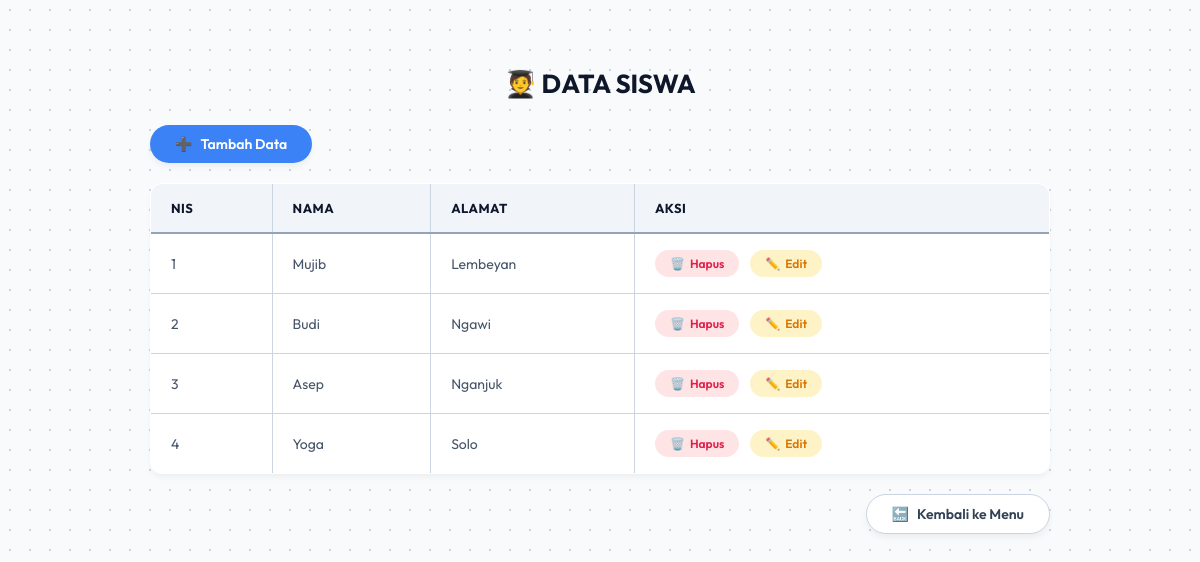
Screenshot of /siswa/index.php (signed in) with the database file from the repository.
### tables this page shows
CREATE TABLE `siswa` (
  `nis` varchar(12) NOT NULL,
  `nama` varchar(50) NOT NULL,
  `alamat` varchar(50) NOT NULL
);

### siswa/index.php (the view, shortened to what this page needs)
<?php
include 'koneksi.php';
?>
<!DOCTYPE html>
<html lang="id">
<head>
</head>
<body>
    <h1>DATA SISWA</h1>
    <div class="button-group">
        <a href="tambah.php" class="btn btn-tambah">Tambah Data</a>
    </div>
    <table>
        <tr>
            <th>Nis</th>
            <th>Nama</th>
            <th>Alamat</th>
            <th>Aksi</th>
        </tr>
        <?php
        $query = mysqli_query($koneksi, "SELECT * FROM siswa");
        while($data = mysqli_fetch_array($query)){
        ?>
        <tr>
            <td><?php echo htmlspecialchars($data['nis']); ?></td>
            <td><?php echo htmlspecialchars($data['nama']); ?></td>
            <td><?php echo htmlspecialchars($data['alamat']); ?></td>
            <td>
                <a href="hapus.php?nis=<?php echo $data['nis']; ?>" class="action-btn btn-hapus">Hapus</a>
                <a href="edit.php?nis=<?php echo $data['nis']; ?>" class="action-btn btn-edit">Edit</a>
            </td>
        </tr>
        <?php } ?>
    </table>
    <div class="bottom-actions">
        <a href="../index.php" class="btn btn-kembali">Kembali ke Menu</a>
    </div>
</body>
</html>

### siswa/index.php (style rules this page uses)
:root { --bg-html: #f8fafc; --bg-dots: #cbd5e1; --text-primary: #0f172a; --text-secondary: #475569; --bg-table: #ffffff; --bg-th: #f1f5f9; --bg-hover: #f8fafc; --border-color: #cbd5e1; --border-strong: #94a3b8; --btn-kembali-bg: #ffffff; --btn-kembali-text: #334155; --shadow: rgba(0,0,0,0.05); }
html { background-color: var(--bg-html); background-image: radial-gradient(var(--bg-dots) 1px, transparent 1px); background-size: 20px 20px; min-height: 100vh; transition: background-color 0.3s, background-image 0.3s; }
body { font-family: 'Outfit', sans-serif; margin: 0 auto; padding: 50px 20px 100px 20px; max-width: 900px; display: flex; flex-direction: column; align-items: center; color: var(--text-primary); }
h1 { width: 100%; color: var(--text-primary); font-size: 26px; font-weight: 700; margin-bottom: 25px; text-align: center; }
h1::before { content: '🧑‍🎓 '; }
.button-group { width: 100%; display: flex; justify-content: flex-start; margin-bottom: 20px; }
a.btn { display: inline-flex; align-items: center; gap: 8px; text-decoration: none; padding: 10px 25px; border-radius: 50px; font-weight: 600; font-size: 14px; box-shadow: 0 4px 6px var(--shadow); transition: 0.2s; }
a.btn-tambah { background-color: #3b82f6; color: #ffffff; }
a.btn-tambah::before { content: '➕'; font-size: 14px; }
table { width: 100%; background: var(--bg-table); border-collapse: collapse; border-radius: 12px; overflow: hidden; box-shadow: 0 4px 6px -1px var(--shadow); border: 1px solid var(--border-strong) !important; margin-bottom: 20px; }
table, th, td, tr { border-color: var(--border-color) !important; }
td, th { padding: 16px 20px; text-align: left; border: 1px solid var(--border-color) !important; font-size: 14px; color: var(--text-secondary); }
tr:first-child td, th { background-color: var(--bg-th); color: var(--text-primary); font-weight: 700; text-transform: uppercase; font-size: 13px; letter-spacing: 0.5px; border-bottom: 2px solid var(--border-strong) !important; }
td a.action-btn { display: inline-flex; align-items: center; gap: 5px; text-decoration: none; padding: 6px 15px; border-radius: 50px; font-size: 12px; font-weight: 600; margin-right: 8px; transition: 0.2s; }
a.btn-edit { background: #fef3c7; color: #d97706; }
a.btn-edit::before { content: '✏️'; }
a.btn-hapus { background: #ffe4e6; color: #e11d48; }
a.btn-hapus::before { content: '🗑️'; }
.bottom-actions { width: 100%; display: flex; justify-content: flex-end; }
a.btn-kembali { background-color: var(--btn-kembali-bg); color: var(--btn-kembali-text); border: 1px solid var(--border-color); }
a.btn-kembali::before { content: '🔙'; font-size: 14px; }

### rows the page displays
siswa: nis "1", nama "Mujib", alamat "Lembeyan"
siswa: nis "2", nama "Budi", alamat "Ngawi"
siswa: nis "3", nama "Asep", alamat "Nganjuk"
siswa: nis "4", nama "Yoga", alamat "Solo"
